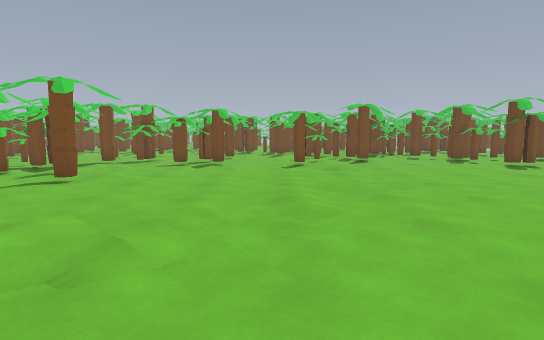
View 1 (above)

24 first-person views from a walk through a level from a Godot 3-D game. The camera is 1.3 m above the floor, tilts 6° down and sees 80° across. The floor is counted in squares, 1 m on a side. Each view is taken from the middle of a square. On the plan, view 1 faces up. The plan holds only what a view shows up to about 14 squares ahead; the rest is blank. The place goes on beyond the plan. Some surface patterns are stand-ins.

View 2
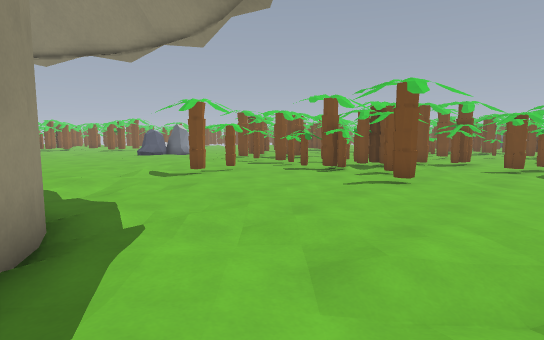

View 3
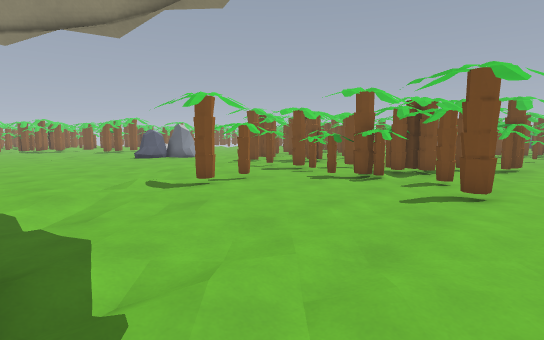

View 4
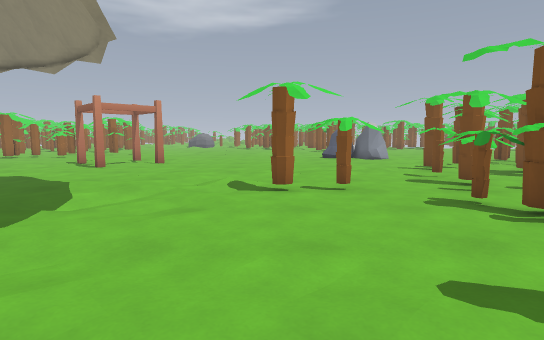

View 5
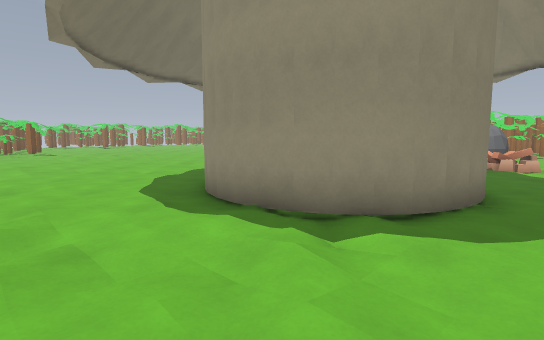

View 6
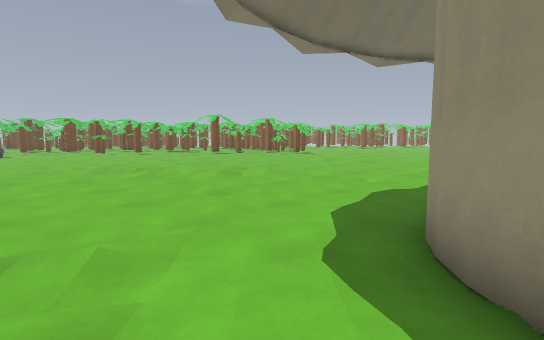

View 7
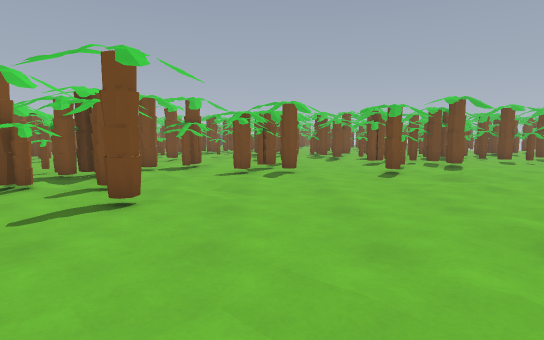

View 8
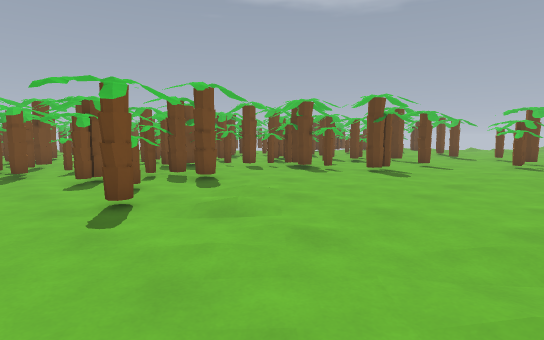

View 9
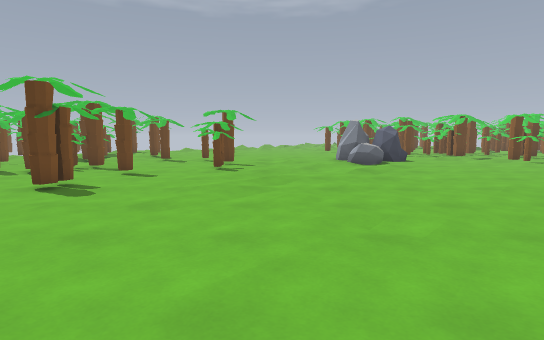

View 10
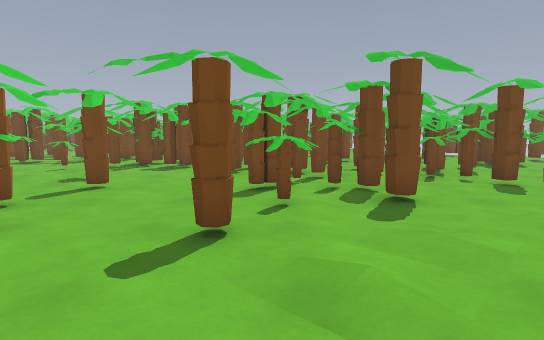

View 11
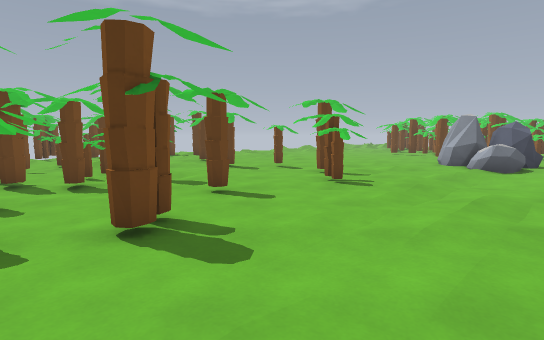

View 12
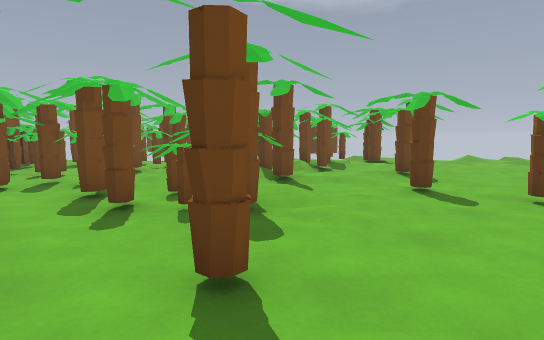

View 13
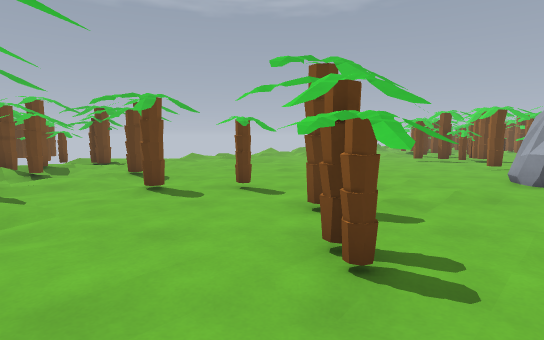

View 14
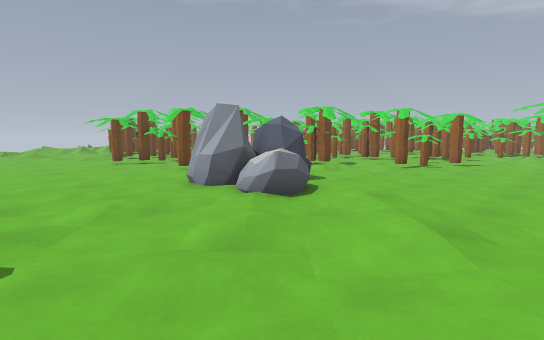

View 15
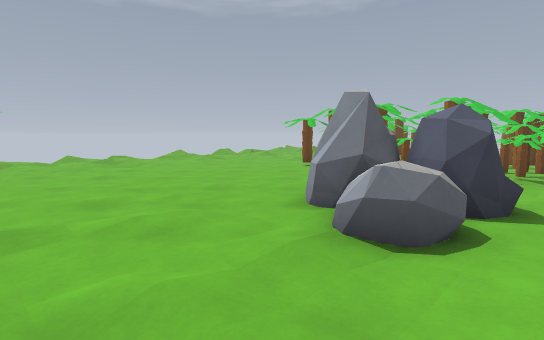

View 16
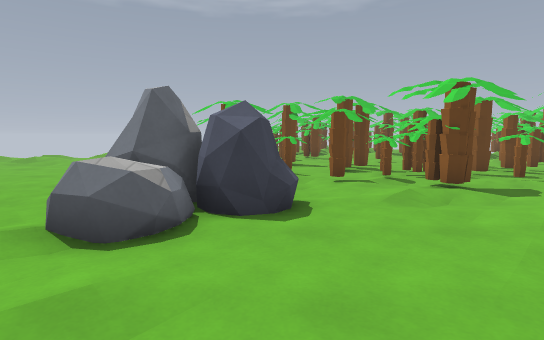

View 17
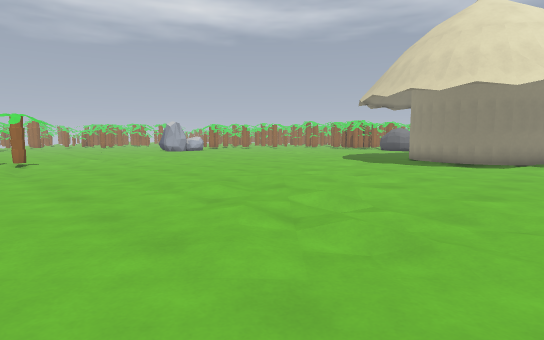

View 18
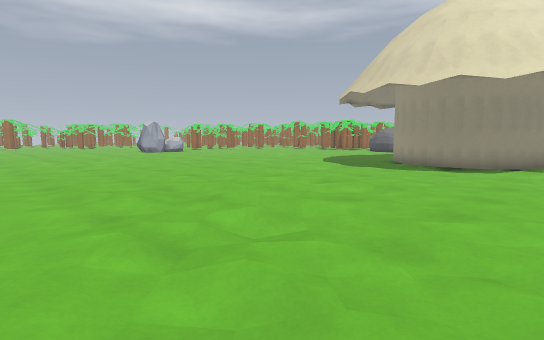

View 19
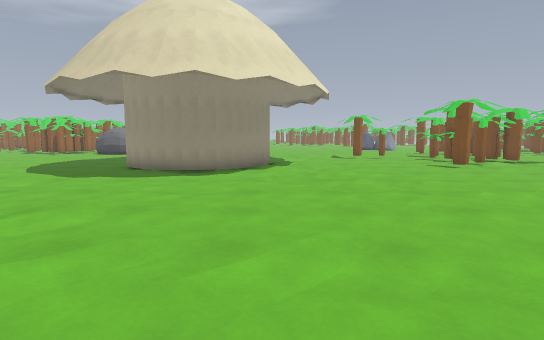

View 20
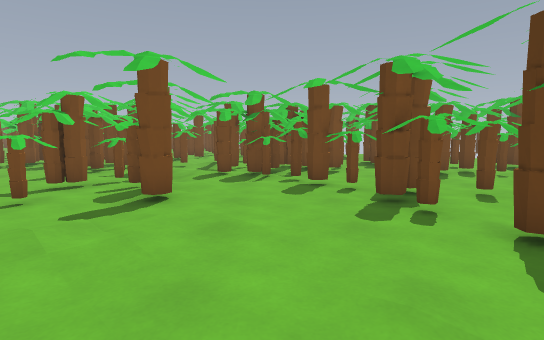

View 21
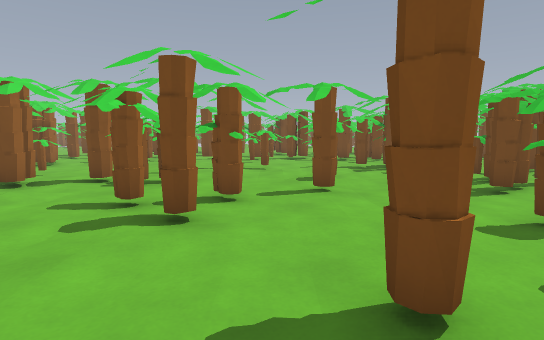

View 22
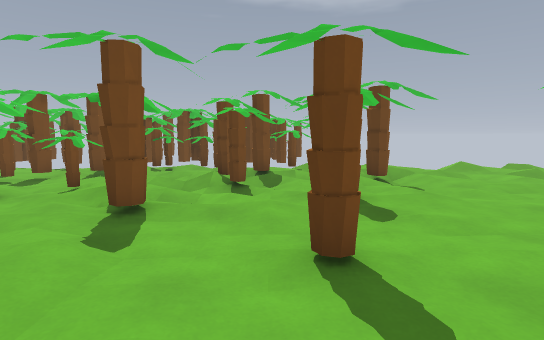

View 23
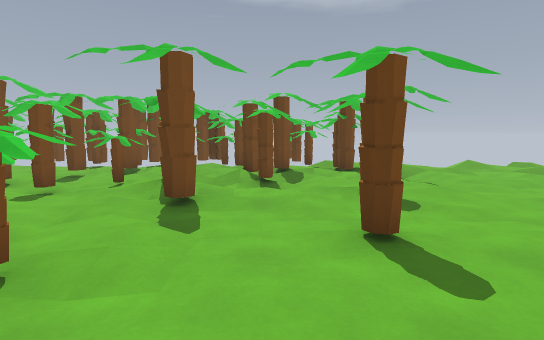

View 24
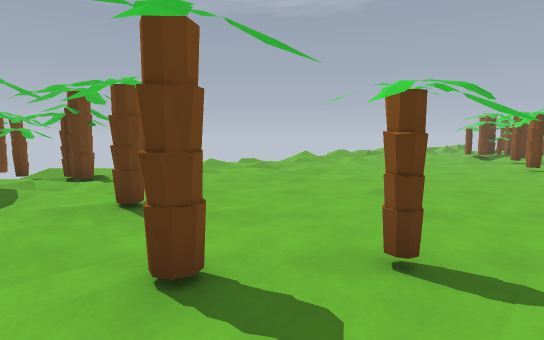

### Floor plan
Key: @ floor where view 1 was taken; # wall or solid block; x gap in a wall; . main floor; : floor 0.25 m higher than the main floor; - floor 0.25 m lower than the main floor; / step, stairs or slope; = window, fence, low wall or low ledge; ^ raised ledge; T thing the floor can be seen under or through.
Columns run from 19 left of view 1 to 27 right of it. Each row starts with its distance up from view 1.
 24            .. ######             ######.# ^
 23            ..#....##             ##.#..  ./#
 22            ........##            #. . .////#
 21             #/.....########     ### TTT///.#
 20              .. #.....T...##    ..    T //####
 19              .. .....TT...###   .#....:#/.-/.#
 18              ....#..TTTT....#   ..T ..T//.///#
 17  #           #...... ..TT...####.TTT. .#./.. #-
 16  ..  ...     #.##....TT.T ..##....TTT. ...#. -#
 15   .###.....###.###..... .....# ....T......#./ .
 14  #   . ##.#... #.#..#..:.... ##... ....#.......
 13  .. ...#.###./........:...... ...#.............
 12   #.##.................................# ......
 11    .#.TTT.T.T .................... ....#.......
 10   .:....TTTT......................##.#.........
  9   ........ . TT................................
  8  ......#.....  ................./..............
  7  ..... #.........................../..:........
  6  ......#...........................//..........
  5 ....../........................../.............
  4 .....//........../................:..=^##......
  3 ............./..//...................^^## ....
  2 ........//../..../....................### .##.
  1  .........####.../.....................=   .#
  0  ........## .##....@.......:............../.#..
 -1  #...... #    #.........../...............#. ..
 -2  .......      #..........//..... ......./.##.##
 -3  .......      #..........//..... ......./###x #
 -4  ......       #......./.../..... ....#.. ##^^x.
 -5  ......      ##................  ....##  .#   .
 -6    ===       ..............:...  .....    #####

Where each view was taken, in squares from view 1:
view 1: 0 up, 0 right, facing up
view 2: 0 up, 2 left, facing up-left
view 3: 1 up, 4 left, facing up-left
view 4: 6 up, 4 left, facing left
view 5: 6 up, 6 left, facing down
view 6: 3 up, 6 left, facing down-right
view 7: 3 up, 3 left, facing up
view 8: 8 up, 1 left, facing up-right
view 9: 8 up, 2 right, facing right
view 10: 10 up, 2 right, facing up
view 11: 12 up, 6 right, facing right
view 12: 11 up, 12 right, facing up-right
view 13: 11 up, 12 right, facing right
view 14: 9 up, 13 right, facing down-right
view 15: 5 up, 14 right, facing right
view 16: 1 up, 14 right, facing right
view 17: 2 up, 12 right, facing down-left
view 18: 2 up, 10 right, facing down-left
view 19: 1 up, 8 right, facing left
view 20: 10 up, 7 right, facing up
view 21: 12 up, 2 right, facing up-left
view 22: 12 up, 17 right, facing up-right
view 23: 12 up, 16 right, facing up-right
view 24: 13 up, 17 right, facing right
